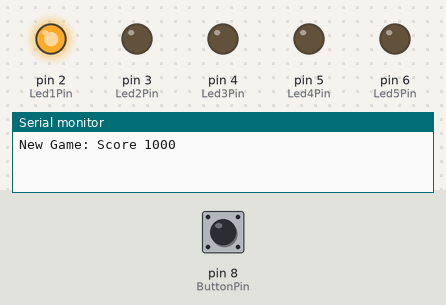
This sketch was run on a simulated Arduino Uno, built with avr-gcc and run on an emulated ATmega328P. On the bench: output pins drawn as LEDs (lit = HIGH), the last lines printed to the serial monitor. The test bench sets the inputs (shaded band); at power-on: pin 8 (ButtonPin) LOW.

Above: at 1.2 s.
1.3 s: pin 8 (ButtonPin) pulsed HIGH 2 times (0.12 s each, 0.3 s apart)
At 9.1 s:
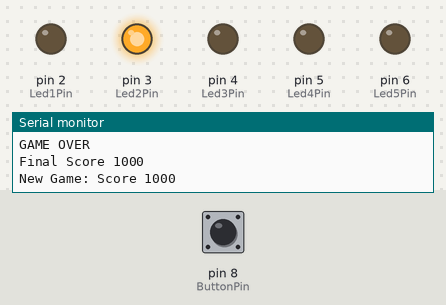
10.3 s: pin 8 (ButtonPin) pulled HIGH for 0.15 s
At 13.22 s:
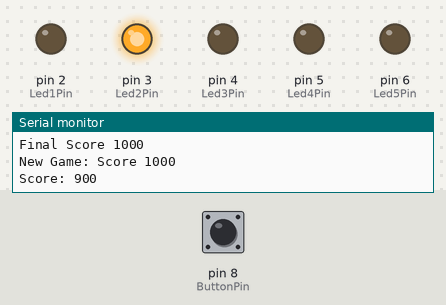
13.4 s: pin 8 (ButtonPin) pulled HIGH for 1 s
At 21.9 s:
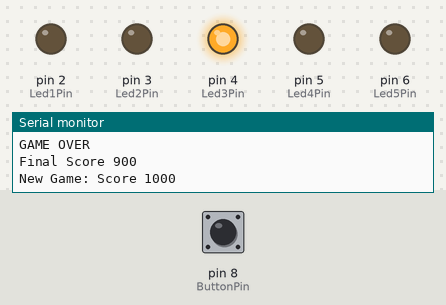
Timing chart, 0 to 22.4 s (numbered marks = the images above; inputs shaded):
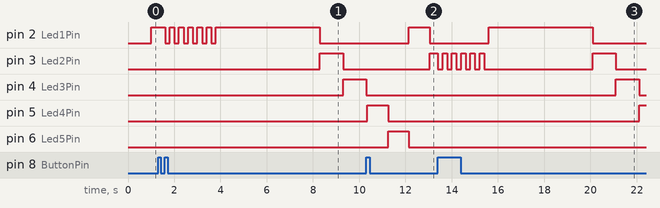

The sketch:

stopitgame.ino
```cpp
//global varieables
int Led1Pin = 2; //The pin of the first LED.
int Led2Pin = 3; //The pin of the second LED.
int Led3Pin = 4; //etc.
int Led4Pin = 5;
int Led5Pin = 6;

int ButtonPin = 8; //The pin of the button.

//The state of the button the last time we checked.
boolean old_val = LOW;

//Stores which LED is on.
int LightPosition = 0;

//How much time in between LED light changes.
int pause = 1000;

//What time it was when we last moved the light.
long lastMove = millis();

void setup()
{
  pinMode(Led1Pin, OUTPUT);
  pinMode(Led2Pin, OUTPUT);
  pinMode(Led3Pin, OUTPUT);
  pinMode(Led4Pin, OUTPUT);
  pinMode(Led5Pin, OUTPUT);
  pinMode(ButtonPin, INPUT);

  Serial.begin(9600);

  //Start a new game.
  newGame();
}

void loop()
{
  //Move the light.
  if(millis() - lastMove >= pause)
  {
    lastMove = millis(); //Remember when we switched LED

    LightPosition++; //increment the Light position.
    if(LightPosition >= 6) LightPosition = 1;

    move(LightPosition);//Update the light position.
  }

  //When the player presses the button...
  if(digitalRead(ButtonPin) == HIGH && old_val == LOW)
  {
    //If the pressed it when the light was in the middle, speed up and continue.
    if(LightPosition == 3)
    {
      digitalWrite(Led3Pin, LOW);
      delay(50);
      digitalWrite(Led3Pin, HIGH);
      //Speed up the game.
      if(pause > 700)
      {
        pause -= 100;
      } else if (pause > 500)
      {
        pause -= 50;
      } else if (pause > 300)
      {
        pause -= 25;
      } else if (pause > 10)
      {
        pause -= 10;
      } else if (pause > 1)
      {
        pause -= 1;
      }

      Serial.print("Score: ");
      Serial.println(pause);

    } else //If the pressed it at the wrong time, show their final score and start a new game.
    {
      //Game over
      Serial.println("GAME OVER");
      Serial.print("Final Score ");
      Serial.println(pause);

      //Blink the Led that the player stopped on.
      for (int x = 0; x <= 10; x++)
      {
        if(digitalRead(LightPosition + 1) == LOW)
        {
          digitalWrite(LightPosition + 1, HIGH);
        }
        else
        {
          digitalWrite(LightPosition + 1, LOW);
        }
        delay(200);
      }

      //Show a LED bar based on how well the player did.
      digitalWrite(Led1Pin,HIGH);
      delay(500);
      if (pause < 800)
      {
        digitalWrite(Led2Pin, HIGH);
        delay(500);
      }
      if (pause < 600)
      {
        digitalWrite(Led3Pin, HIGH);
        delay(500);
      }
      if (pause < 250)
      {
        digitalWrite(Led4Pin, HIGH);
        delay(500);
      }
      if (pause < 100)
      {
        digitalWrite(Led5Pin, HIGH);
        delay(500);
      }
      delay(3000);

      newGame();
    }
  }

  old_val = digitalRead(ButtonPin);

}

//Updates the light's position.
void move(int LightPosition)
{
 //Turn off all LEDs
for (int x = Led1Pin; x <= Led5Pin;x++)
{
  digitalWrite(x, LOW);
}

//Turn on the LED
digitalWrite(LightPosition + 1, HIGH);
}

void newGame()
{
  LightPosition = 0;
  pause = 1000;
  Serial.println("New Game: Score 1000");
}
```

Measured:
- after the input at 1.3 s, pin 5 (Led4Pin): stops changing and stays LOW; pin 6 (Led5Pin): stays LOW (without the input it goes to HIGH after 3.7 s)
- after the input at 10.3 s, pin 3 (Led2Pin): LOW → HIGH after 2.8 s instead of 3.0 s
- after the input at 13.4 s, pin 6 (Led5Pin): stops changing and stays LOW
